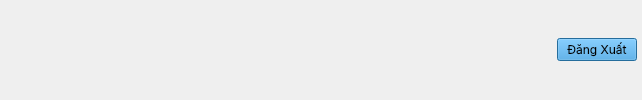
        <widget class="QWidget" name="headerframe_2" native="true">
         <property name="sizePolicy">
          <sizepolicy hsizetype="Preferred" vsizetype="Fixed">
           <horstretch>0</horstretch>
           <verstretch>0</verstretch>
          </sizepolicy>
         </property>
         <property name="minimumSize">
          <size>
           <width>642</width>
           <height>40</height>
          </size>
         </property>
         <property name="font">
          <font>
           <family>Inter</family>
          </font>
         </property>
         <layout class="QHBoxLayout" name="horizontalLayout_3">
          <property name="spacing">
           <number>0</number>
          </property>
          <property name="leftMargin">
           <number>0</number>
          </property>
          <property name="topMargin">
           <number>0</number>
          </property>
          <property name="rightMargin">
           <number>0</number>
          </property>
          <property name="bottomMargin">
           <number>0</number>
          </property>
          <item alignment="Qt::AlignLeft|Qt::AlignTop">
           <widget class="QWidget" name="widget" native="true">
            <property name="minimumSize">
             <size>
              <width>20</width>
              <height>40</height>
             </size>
            </property>
            <property name="font">
             <font>
              <family>Inter</family>
             </font>
            </property>
            <layout class="QHBoxLayout" name="horizontalLayout_4">
             <property name="spacing">
              <number>0</number>
             </property>
             <property name="leftMargin">
              <number>0</number>
             </property>
             <property name="topMargin">
              <number>0</number>
             </property>
             <property name="rightMargin">
              <number>0</number>
             </property>
             <property name="bottomMargin">
              <number>0</number>
             </property>
            </layout>
           </widget>
          </item>
          <item alignment="Qt::AlignRight">
           <widget class="QWidget" name="widget_2" native="true">
            <property name="sizePolicy">
             <sizepolicy hsizetype="Preferred" vsizetype="Fixed">
              <horstretch>0</horstretch>
              <verstretch>0</verstretch>
             </sizepolicy>
            </property>
            <property name="minimumSize">
             <size>
              <width>20</width>
              <height>40</height>
             </size>
            </property>
            <property name="font">
             <font>
              <family>Inter</family>
             </font>
            </property>
            <layout class="QHBoxLayout" name="horizontalLayout_19">
             <property name="spacing">
              <number>0</number>
             </property>
             <property name="leftMargin">
              <number>5</number>
             </property>
             <property name="topMargin">
              <number>0</number>
             </property>
             <property name="rightMargin">
              <number>5</number>
             </property>
             <property name="bottomMargin">
              <number>0</number>
             </property>
             <item>
              <widget class="QPushButton" name="pushButton_6">
               <property name="styleSheet">
                <string notr="true">background-color: rgb(52, 152, 219);</string>
               </property>
               <property name="text">
                <string>Đăng Xuất</string>
               </property>
              </widget>
             </item>
            </layout>
           </widget>
          </item>
         </layout>
        </widget>
